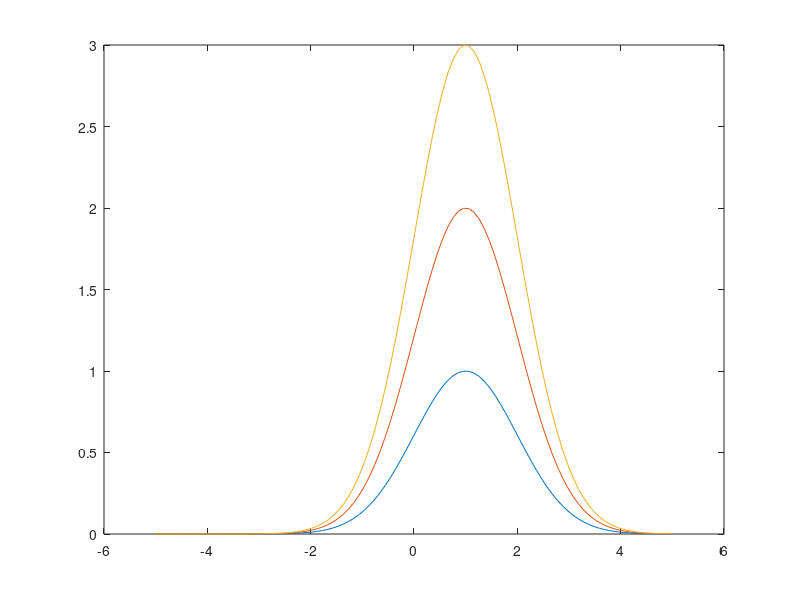
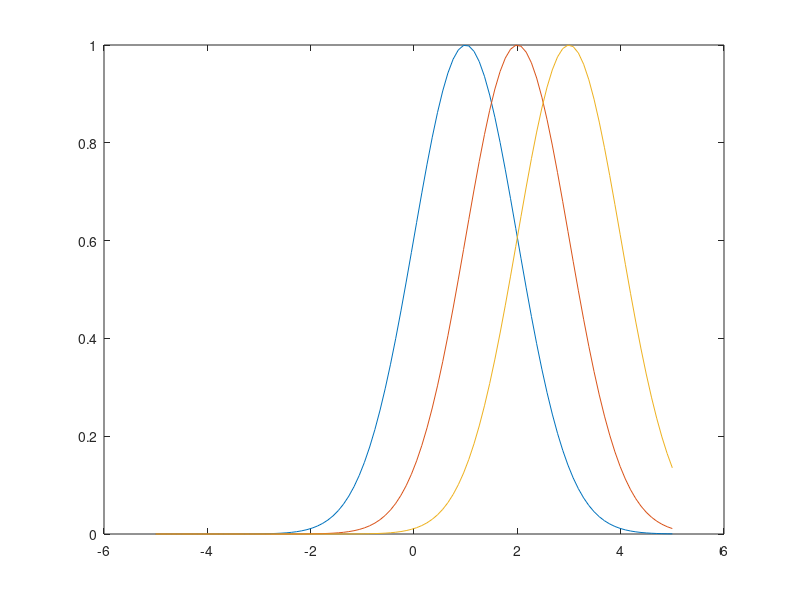
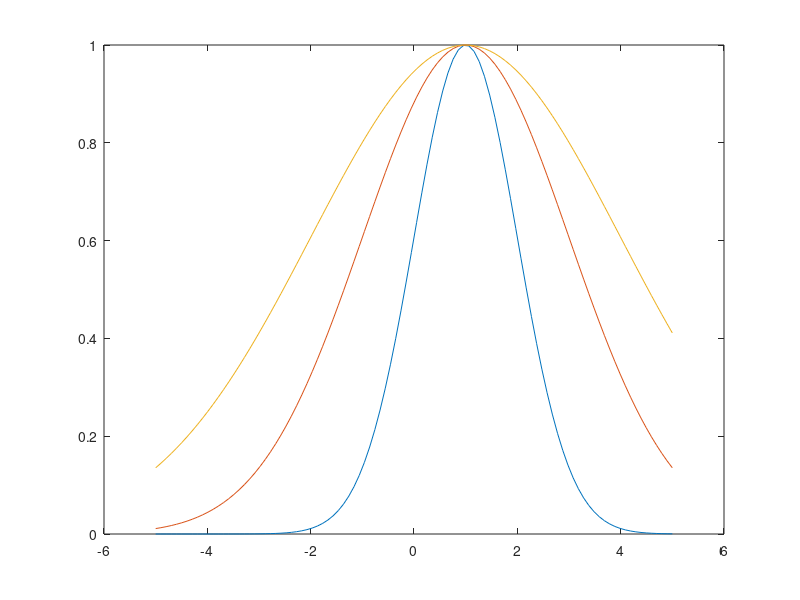
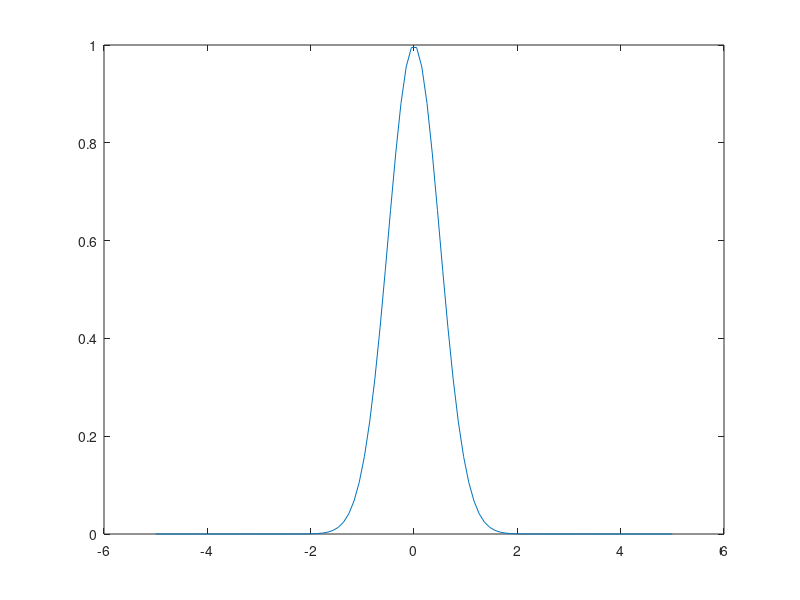

Source code (MATLAB) for these figures, in order:
close all;
clear all;
clc;
% gaussian beam

% f(x) = a * e^(((x-b)^2) / (2c^2))

a = 1;
b = 1;
c = 1;

% colon (start, spacing, end)
colonTest = 0:2:11;

% linspace (start, end, num_entries)
linspaceTest = linspace(0, 2, 10);

% colonTest
% linspaceTest

startPoint = -5;
endPoint = 5;
numPoints = 100;

x = linspace(startPoint, endPoint, 100);
y = a * exp(-((x-b).^2) / (2*c^2));

plot(x, y)

% 3 plots with the same graph but different a, b, and c values

hold on

a = 2;
y2 = a * exp(-((x-b).^2) / (2*c^2));
plot(x, y2)

a = 3;
y3 = a * exp(-((x-b).^2) / (2*c^2));
plot(x, y3)


hold off
figure()
plot(x, y)
hold on

a = 1;
b = 2;
y2 = a * exp(-((x-b).^2) / (2*c^2));
plot(x, y2)

b = 3;
y3 = a * exp(-((x-b).^2) / (2*c^2));
plot(x, y3)

hold off

figure()
a = 1;
b = 1;
c = 1;
plot(x, y)
hold on

c = 2;
y2 = a * exp(-((x-b).^2) / (2*c^2));
plot(x, y2)

c = 3;
y3 = a * exp(-((x-b).^2) / (2*c^2));
plot(x, y3)



hold off
figure()
a = 1;
b = 0;
c = 0.5;
y1 = a * exp(-((x-b).^2) / (2*c^2));
plot(x, y1)



